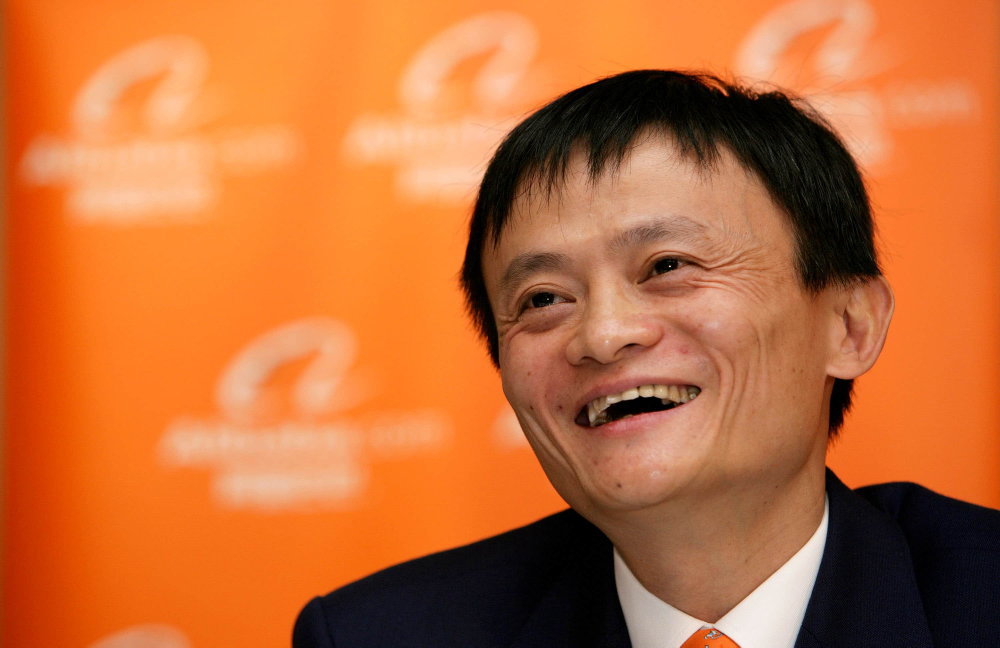
#> input picture test_ images/Jackma1.jpg, 3000 x 1942 px (shown at 1/3 size); the run also reads 1 picture not shown here
$ jupyter execute --allow-errors Entreprenuer_image_classification.ipynb   (shell and % lines are left out)
#> lines starting #> are read from the running program, lines starting #| are printed output that depends on the picture; after the words box and inside, x2 and y2 are one past the last pixel; in counts of white or black regions, pixels touching at a corner belong together
# Building a Entreprenuer Image Classification Model using Machine Learning Techniques

# Abstract:

This project explores the potential of using machine learning algorithms for celebrity recognition tasks. The project involves training and evaluating three different models, namely SVM, logistic regression, and random forest, on a dataset of images of various celebrities. The models are trained on features extracted from raw image data and wavelet transformed image data.

Based on the grid search results, the best performing model is SVM with a score of 0.841 and the best hyperparameters are C=1 and kernel='linear'. The logistic regression model also performed well with a score of 0.834 and C=1 as the best hyperparameter. However, the random forest model performed poorly in comparison with a score of 0.672 and n_estimators=10 as the best hyperparameter.

Regarding the feature extraction methods, the combination of raw image data and wavelet transformed image data features seems to have worked well in this project. It is also worth noting that the SVM model with linear kernel outperformed the other models which indicates that the classes might be linearly separable in the feature space.

Overall, the results are promising and demonstrate the potential of using machine learning algorithms for celebrity recognition tasks. However, further research could be done to improve the performance of the models and explore other feature extraction methods.

# Table of contents:
* [Introduction](#section-1)
    * [Background and motivation](#section-1.1)
    * [Project goals and objectives](#section-1.2)
* [Dataset and preprocessing](#section-2)
    * [Gray scaling](#section-2.1)
    * [Cascade Classifier](#section-2.2)
    * [Detect Multiscale](#section-2.3)
    * [Cropping the Region of Interest (ROI)](#section-2.4)
* [Feature Extraction](#section-3)
     * [Wavelet Transform](#section-3.1)
* [Loading and Preprocessing Image Data](#section-4)
    * [Preprocessing Images - Detecting and Cropping Faces](#section-4.1)
    * [Saving Cropped Images](#section-4.2)
    * [Building a Dictionary of Celebrity Image Filenames](#section-4.3)
* [Data Representation](#section-5)
* [Combining Raw and Wavelet Transformed Image Data](#section-6)
* [Model Development](#section-7)
    * [Model training and evaluation](#section-7.1)
    * [Hyperparameter tuning](#section-7.2)
* [Results and discussion](#section-8)
* [Model saving ](#section-9)
* [Conclusion ](#section-10)
* [References](#section-11)

# Introduction
<a id='section-1'></a>

# Background and motivation
<a id='section-1.1'></a>

The field of image recognition has seen significant advancements in recent years, and the ability to accurately classify images has numerous applications in various fields such as social media analytics, healthcare, and security. One specific area where image recognition can be applied is in identifying celebrities in images or videos, which can be useful in fields such as entertainment and advertising.

The motivation behind this project is to develop a reliable and accurate model that can classify images of celebrities into their respective classes using machine learning techniques. This involves building a model that can effectively extract features from images and classify them into different celebrity classes. The ultimate goal is to create a model that can perform at a high level of accuracy and can be used to automate the process of celebrity image recognition.

# Project goals and objectives
<a id='section-1.2'></a>

The primary goal of this project is to develop a machine learning model that can accurately classify images of celebrities into their respective classes. Specifically, the objectives of the project are:

Collect and preprocess a dataset of images of various celebrities.

Develop feature extraction techniques that can capture both raw and wavelet transformed image data.

Train and evaluate a machine learning model using the extracted features to accurately classify images into their respective celebrity classes.

Compare the performance of different feature extraction methods and identify the most effective one.
Fine-tune the model to improve accuracy and reduce false positives.

Provide a thorough analysis of the results and discuss potential applications of the developed model in image recognition tasks.

By achieving these objectives, we can create a reliable and accurate image classification model that can have potential applications in areas such as social media analytics, advertising, and entertainment.

[cell 1]
# Let's import the necessary libraries
import cv2
import numpy as np
import matplotlib
from matplotlib import pyplot as plt

### cv2:
This is the OpenCV library, which is a popular open-source computer vision and machine learning library. It provides a variety of functions for image and video processing, including reading and writing images, image filtering, feature detection, and object tracking.

[cell 2]
img = cv2.imread('./test_ images/Jackma1.jpg')
#> img is the input picture: shape (1942, 3000, 3); mean B, G, R 55.7, 108.8, 194.1
img.shape

The above code uses the OpenCV library to read an image file and display its shape.

[cell 3]
img2 = cv2.imread('./test_ images/Jeff.jpg')
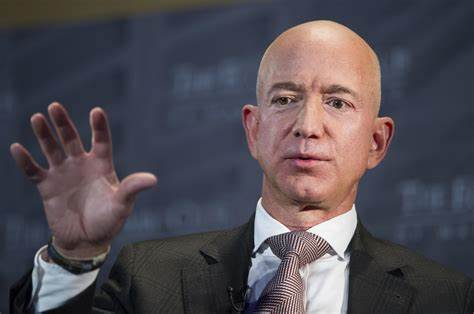
#> input picture test_ images/Jeff.jpg, 474 x 314 px
#> img2 is the input picture: shape (314, 474, 3); mean B, G, R 83.2, 76.1, 81.8
img.shape

[cell 4]
plt.imshow(img2)

[cell 5]
plt.imshow(img)

# Dataset and Preprocessing:
<a id='section-2'></a>

The dataset used in this project consists of images of various celebrities sourced from public image databases and web searches. The dataset contains 5 classes of celebrities, each with approximately 200 images. The dataset is organized into folders where each folder represents a class of celebrities.

Preprocessing steps:
1) Gray-scaling: The images are converted to grayscale to reduce the dimensionality of the image data and to make it easier to process.

2) Wavelet Transform: The wavelet transform is applied to the resized images to extract features from the high-frequency components of the image. This technique is used to capture features that may not be apparent in the raw image data.

3) Resizing: The raw images are resized to a fixed size of 32 x 32 pixels. This ensures that all images are of the same size, making it easier to extract features.

4) Feature extraction: The raw and wavelet transformed image data are combined into a single feature vector using the numpy vstack function. This creates a feature vector with dimensions of 1 x (32323 + 32*32), which is used as input to the machine learning model.

5) Data splitting: The dataset is split into training and testing sets using an 80-20 ratio. The training set is used to train the machine learning model, while the testing set is used to evaluate the performance of the model.

By applying these preprocessing steps, we can create a dataset that is suitable for training a machine learning model. The resized and transformed images make it easier to extract features, while the grayscale conversion reduces the dimensionality of the data.

### Gray scaling
<a id='section-2.1'></a>

[cell 6]
gray = cv2.cvtColor(img,cv2.COLOR_BGR2GRAY)
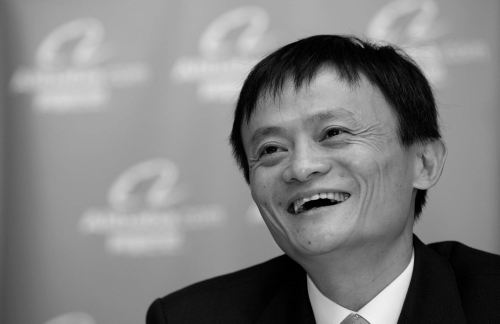
#> gray: shape (1942, 3000) (shown at 1/6 size); min 0, max 254, mean 128.2
gray.shape

The above code uses the OpenCV library to convert a color image to grayscale and display its shape.

cv2.COLOR_BGR2GRAY: This is the color space conversion code that specifies the conversion from BGR (blue-green-red) color space to grayscale. The output image will have a single channel representing the intensity of the pixels.

gray: This is the output grayscale image as a numpy array.

[cell 7]
gray2 = cv2.cvtColor(img2,cv2.COLOR_BGR2GRAY)
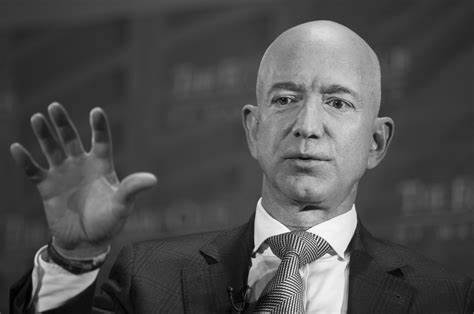
#> gray2: shape (314, 474); min 0, max 255, mean 78.7
gray2.shape

[cell 8]
plt.imshow(gray2,cmap='gray')

[cell 9]
plt.imshow(gray,cmap='gray')

 # Cascade Classifier:
<a id='section-2.2'></a>
This is an OpenCV class that represents a cascade classifier for object detection. The argument to this class is the path to the XML file that contains the trained classifier.

[cell 10]
#face_cascade: This is the cascade classifier object for detecting faces
face_cascade = cv2.CascadeClassifier('./opencv/haarcascades/haarcascade_frontalface_default.xml')
#the path to the XML file that contains the trained classifier for detecting faces in an image.

#eye_cascade: This is the cascade classifier object for detecting eyes.
eye_cascade = cv2.CascadeClassifier('./opencv/haarcascades/haarcascade_eye.xml')
#he path to the XML file that contains the trained classifier for detecting eyes in an image.

### Detect MultiScale :
<a id='section-2.3'></a>
This is an OpenCV function that detects objects in an image using a cascade classifier. The first argument to this function is the input image, and the second and third arguments are the scale factor and minimum number of neighbors for each detection.

[cell 11]
faces = face_cascade.detectMultiScale(gray, 1.3, 5)
#> faces = [[1314, 433, 1066, 1066]]
faces
#> Out = [[1314, 433, 1066, 1066]]

[cell 12]
(x,y,w,h) = faces[0]
#> x = 1314; y = 433; w = 1066; h = 1066
x,y,w,h
#> Out = (1314, 433, 1066, 1066)
#the coordinates and size of the first detected face from the numpy array faces that was created earlier.

(x, y, w, h) = faces[0]: This is a tuple unpacking statement that extracts the coordinates and size of the first detected face from the faces array and assigns them to the variables x, y, w, and h. The first detected face is located at index 0 in the faces array.

x, y, w, h: These are the variables that store the coordinates and size of the first detected face. The x and y values represent the coordinates of the top-left corner of the rectangle bounding the face, and the w and h values represent the width and height of the rectangle.

[cell 13]
face_img = cv2.rectangle(img,(x,y),(x+w,y+h),(255,0,0),2)#
# It draws a rectangle around the first detected face in the original color image
#using the cv2.rectangle() function from OpenCV

plt.imshow(face_img)#the input image as a numpy array with the rectangle drawn around the detected face.

The cv2.rectangle() function takes the following arguments:

img: This is the input color image as a numpy array.
(x, y): This is a tuple that contains the (x, y) coordinates of the top-left corner of the rectangle.

(x+w, y+h): This is a tuple that contains the (x+w, y+h) coordinates of the bottom-right corner of the rectangle.

(255, 0, 0): This is a tuple that contains the (B, G, R) values of the color of the rectangle. In this case, the rectangle is drawn in blue color because the value of B is set to 255 and the values of G and R are set to 0.

2: This is the thickness of the rectangle in pixels.

The cv2.rectangle() function returns the modified image with the rectangle drawn around the detected face, which is assigned to the variable face_img.

### Detecting Faces and Eyes in an Image Using OpenCV and Matplotlib

[cell 14]
import cv2
import matplotlib.pyplot as plt

# close any open windows
cv2.destroyAllWindows()

# detect faces and eyes
for (x, y, w, h) in faces:
    # draw rectangle around face
    face_img = cv2.rectangle(img, (x, y), (x+w, y+h), (255, 0, 0), 2)
    # extract face region in grayscale
    roi_gray = gray[y:y+h, x:x+w]
    # extract corresponding color region of face
    roi_color = face_img[y:y+h, x:x+w]
    # detect eyes within face region
    eyes = eye_cascade.detectMultiScale(roi_gray)
    for (ex, ey, ew, eh) in eyes:
        # draw rectangle around eye
        cv2.rectangle(roi_color, (ex, ey), (ex+ew, ey+eh), (0, 255, 0), 2)
#> this loop made 1 pass
#> pass 1, `roi_gray = gray[y:y+h, x:x+w]`:
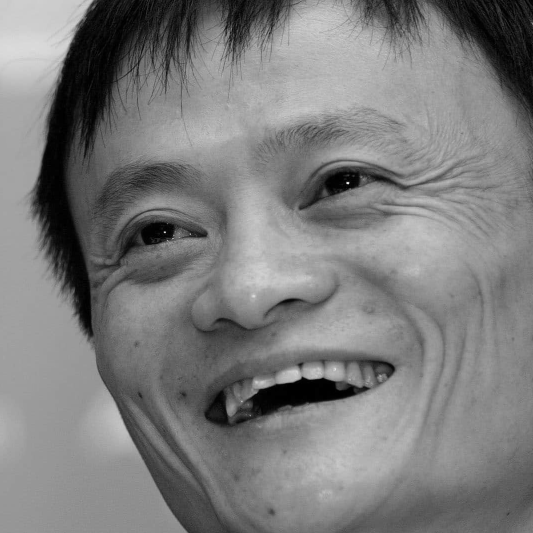
#> roi_gray: shape (1066, 1066) (shown at 1/2 size); min 0, max 254, mean 124.2
#> pass 1, `roi_color = face_img[y:y+h, x:x+w]`:
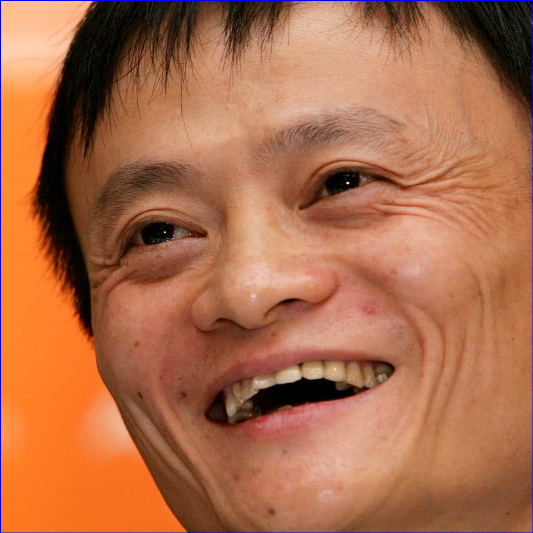
#> roi_color: shape (1066, 1066, 3) (shown at 1/2 size); mean B, G, R 74.2, 108.3, 172.8
#> after the loop:
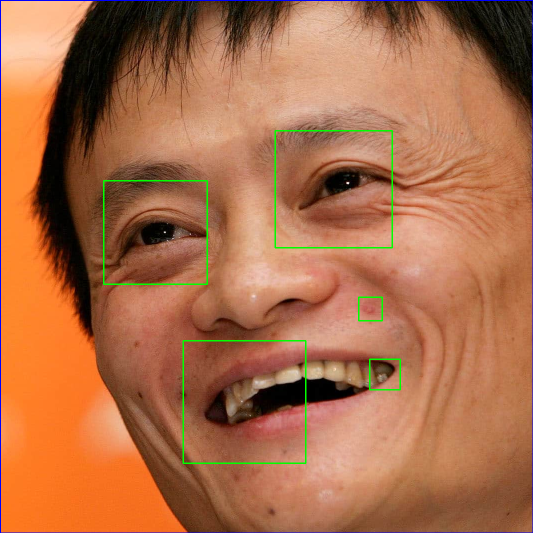
#> roi_color: shape (1066, 1066, 3) (shown at 1/2 size); 0.84% of pixels changed, all inside (x1, y1, x2, y2) = (206, 260, 802, 928)

# show image with detected faces and eyes
plt.figure()
plt.imshow(face_img, cmap='gray')
plt.show()

This code uses the OpenCV library to detect faces and eyes in an image.

First, it closes any open windows with the cv2.destroyAllWindows() function.

Then, for each face in the image, it does the following:

Draws a blue rectangle around the face using cv2.rectangle() function and stores the image with the rectangle in the variable face_img.

Extracts the region of interest in grayscale, which is the face region, using slicing of the gray array: roi_gray = gray[y:y+h, x:x+w].

Extracts the corresponding color region of the face from the original image, using slicing of face_img: roi_color = face_img[y:y+h, x:x+w].

Detects eyes within the face region using the eye_cascade classifier and the detectMultiScale() function.

Draws a green rectangle around each eye using the cv2.rectangle() function and updates the roi_color variable.

Finally, it shows the updated image with the detected faces and eyes using the matplotlib library.

# Cropping the Region of Interest (ROI)
<a id='section-2.4'></a>

[cell 15]
plt.imshow(roi_color,cmap='gray')

[cell 16]
cropped_img = np.array(roi_color)
cropped_img.shape

cropped_img = np.array(roi_color): This statement extracts the region of interest (ROI) corresponding to the first detected face from the original color image using the roi_color variable, which was assigned earlier as a subset of the color image using the coordinates and size of the detected face. The ROI is then stored as a numpy array cropped_img using the np.array() function from the NumPy library.

cropped_img.shape: This statement returns the shape of the cropped_img numpy array, which is a tuple that contains the dimensions of the array. The shape of the cropped_img numpy array corresponds to the dimensions of the extracted region of interest, which is the first detected face from the original color image. The shape of the cropped_img numpy array can be used to verify that the ROI was correctly extracted from the original color image.

## Wavelet transformer
<a id='section-3.1'></a>

[cell 17]
import numpy as np
import pywt
import cv2

def w2d(img, mode='haar', level=1):
#> called with mode = 'db1', level = 5
    imArray = img
    #Datatype conversions
    #convert to grayscale
    imArray = cv2.cvtColor( imArray,cv2.COLOR_RGB2GRAY )
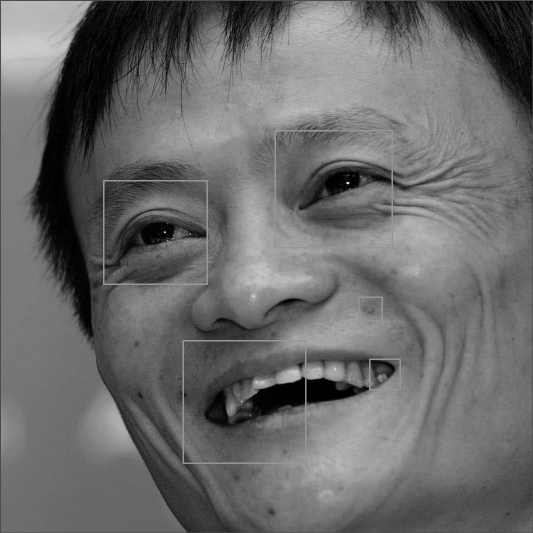
#> imArray: shape (1066, 1066) (shown at 1/2 size); min 0, max 253, mean 105.8
    #convert to float
    imArray =  np.float32(imArray)
    imArray /= 255;
    # compute coefficients
    coeffs=pywt.wavedec2(imArray, mode, level=level)
#> coeffs = 6 items

    #Process Coefficients
    coeffs_H=list(coeffs)
#> coeffs_H = 6 items
    coeffs_H[0] *= 0;

    # reconstruction
    imArray_H=pywt.waverec2(coeffs_H, mode);
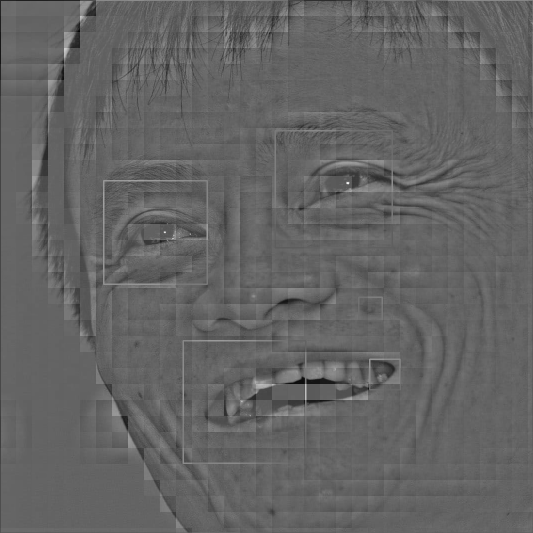
#> imArray_H: shape (1066, 1066) float32 (shown at 1/2 size); min -0.583, max 0.907, mean 9.8e-05; drawn with min black and max white
    imArray_H *= 255;
    imArray_H =  np.uint8(imArray_H)
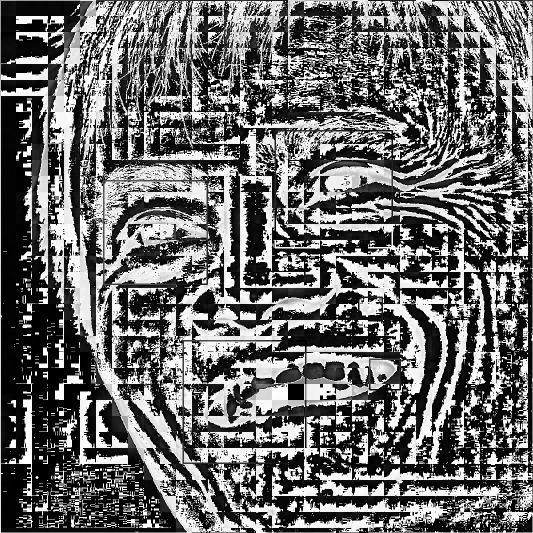
#> imArray_H: shape (1066, 1066) (shown at 1/2 size); min 0, max 255, mean 107.2
#> (the rest of the program and of its run is left out)
